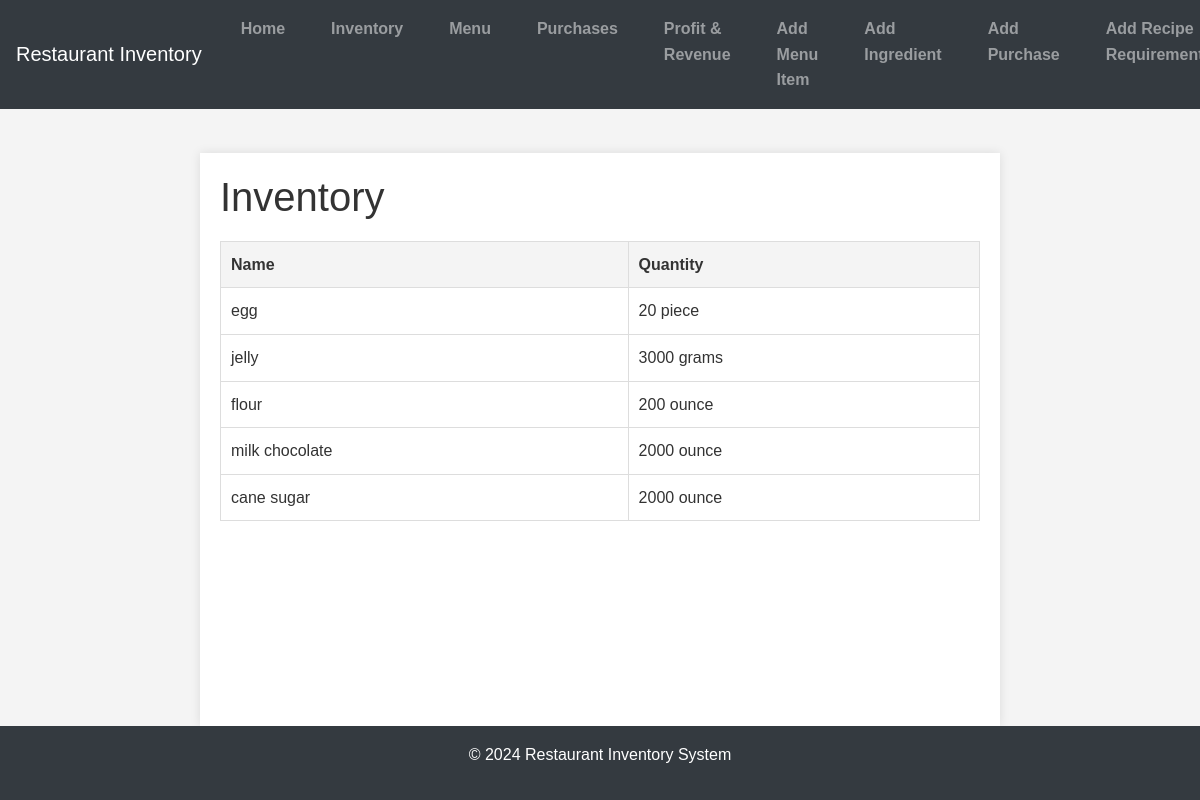
/inventory/, run on an earlier commit of the app's database.
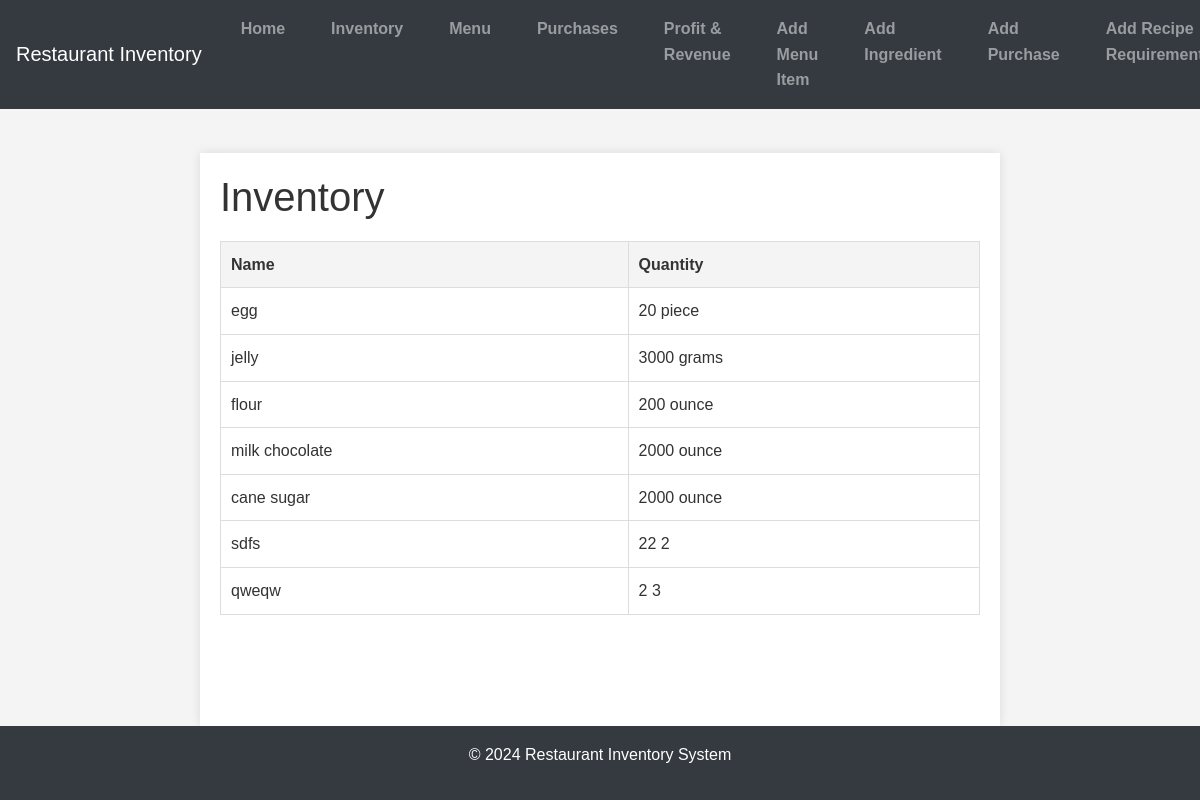
And on a later commit of the database.
### inventory/models.py (models this page shows, shortened)
class Ingredient(models.Model):
    name = models.CharField(max_length=100, null=False, blank=False)
    quantity = models.IntegerField(blank=False, null=False)
    unit_price = models.DecimalField(decimal_places=2, max_digits=10, blank=False, null=False)
    unit = models.CharField(max_length=100, null=False, blank=False)

### inventory/views.py (the view)
# urls.py: path('inventory/', IngredientListView.as_view(), name='index'),
class IngredientListView(ListView):
    model = Ingredient
    template_name = 'inventory/index.html'
    context_object_name = 'ingredients'

### inventory/templates/inventory/index.html (shortened to what this page needs)
{% extends 'inventory/base.html' %}
{% block content %}
<h1>Inventory</h1>
<table>
    <thead>
        <tr>
            <th>Name</th>
            <th>Quantity</th>
        </tr>
    </thead>
    <tbody>
        {% for ingredient in ingredients %}
        <tr>
            <td>{{ ingredient.name }}</td>
            <td>{{ ingredient.quantity }} {{ ingredient.unit }}</td>
        </tr>
        {% endfor %}
    </tbody>
</table>
{% endblock %}

What changed in the data, as far as the page shows it:
added Ingredient: name "sdfs", quantity "22", unit "2"
added Ingredient: name "qweqw", quantity "2", unit "3"
